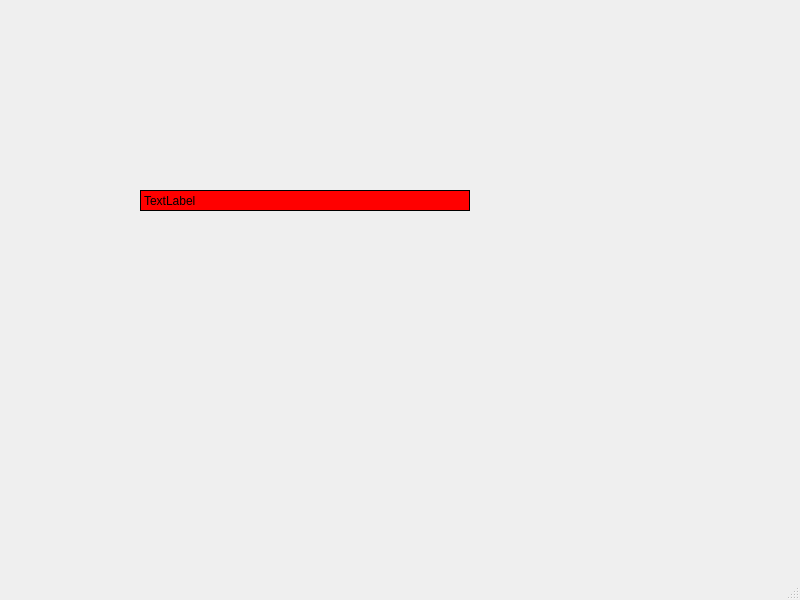
<?xml version="1.0" encoding="UTF-8"?>
<ui version="4.0">
 <class>MainWindow</class>
 <widget class="QMainWindow" name="MainWindow">
  <property name="geometry">
   <rect>
    <x>0</x>
    <y>0</y>
    <width>800</width>
    <height>600</height>
   </rect>
  </property>
  <property name="windowTitle">
   <string>MainWindow</string>
  </property>
  <widget class="QWidget" name="centralwidget">
   <widget class="QLabel" name="label_4">
    <property name="geometry">
     <rect>
      <x>140</x>
      <y>190</y>
      <width>330</width>
      <height>21</height>
     </rect>
    </property>
    <property name="autoFillBackground">
     <bool>false</bool>
    </property>
    <property name="styleSheet">
     <string notr="true">background-color:red;
border:1px solid black;</string>
    </property>
    <property name="text">
     <string>TextLabel</string>
    </property>
   </widget>
  </widget>
  <widget class="QMenuBar" name="menubar">
   <property name="geometry">
    <rect>
     <x>0</x>
     <y>0</y>
     <width>800</width>
     <height>21</height>
    </rect>
   </property>
  </widget>
  <widget class="QStatusBar" name="statusbar"/>
 </widget>
 <resources/>
 <connections/>
</ui>
